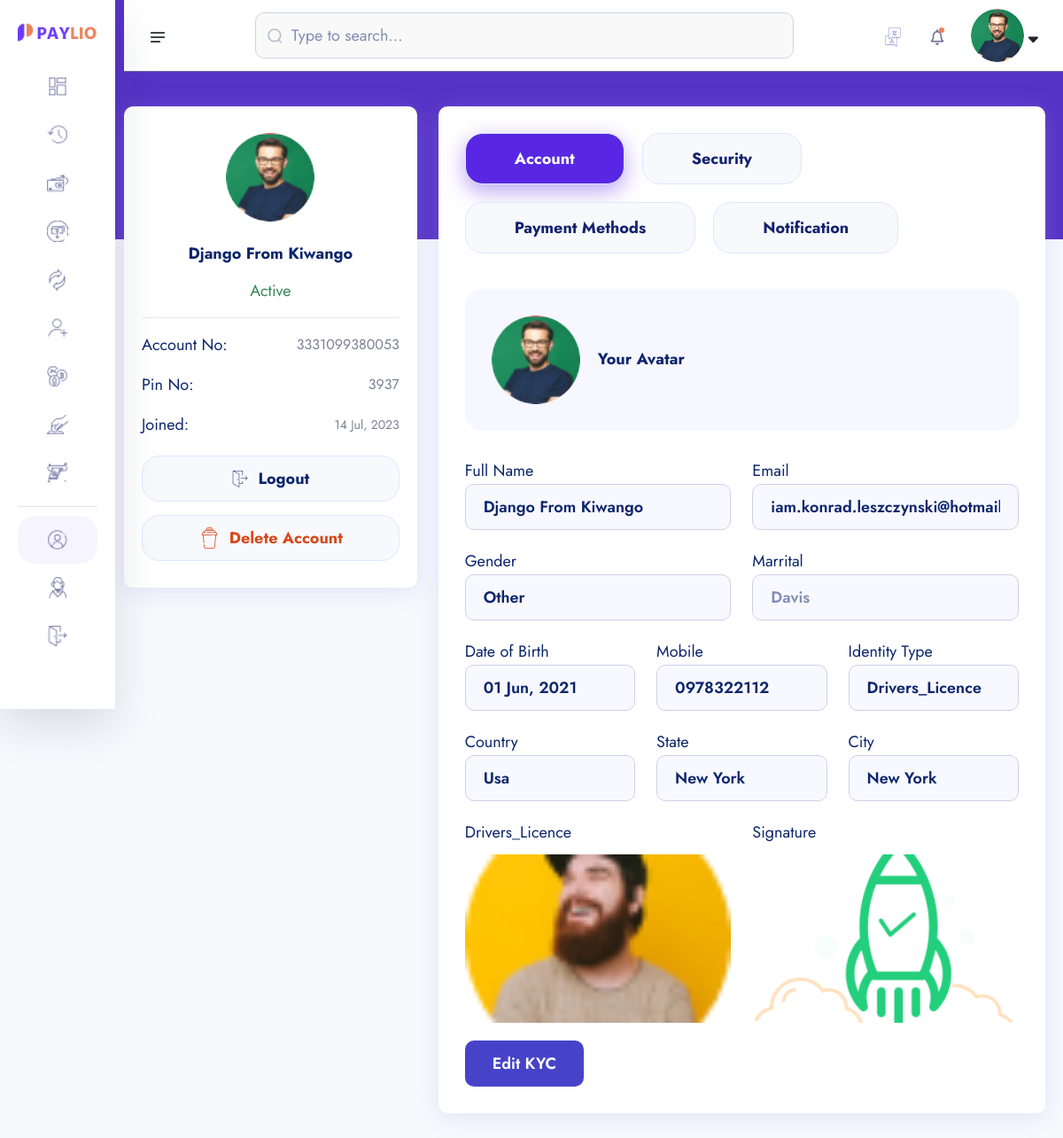
The app's page /account/ (signed in), older data.
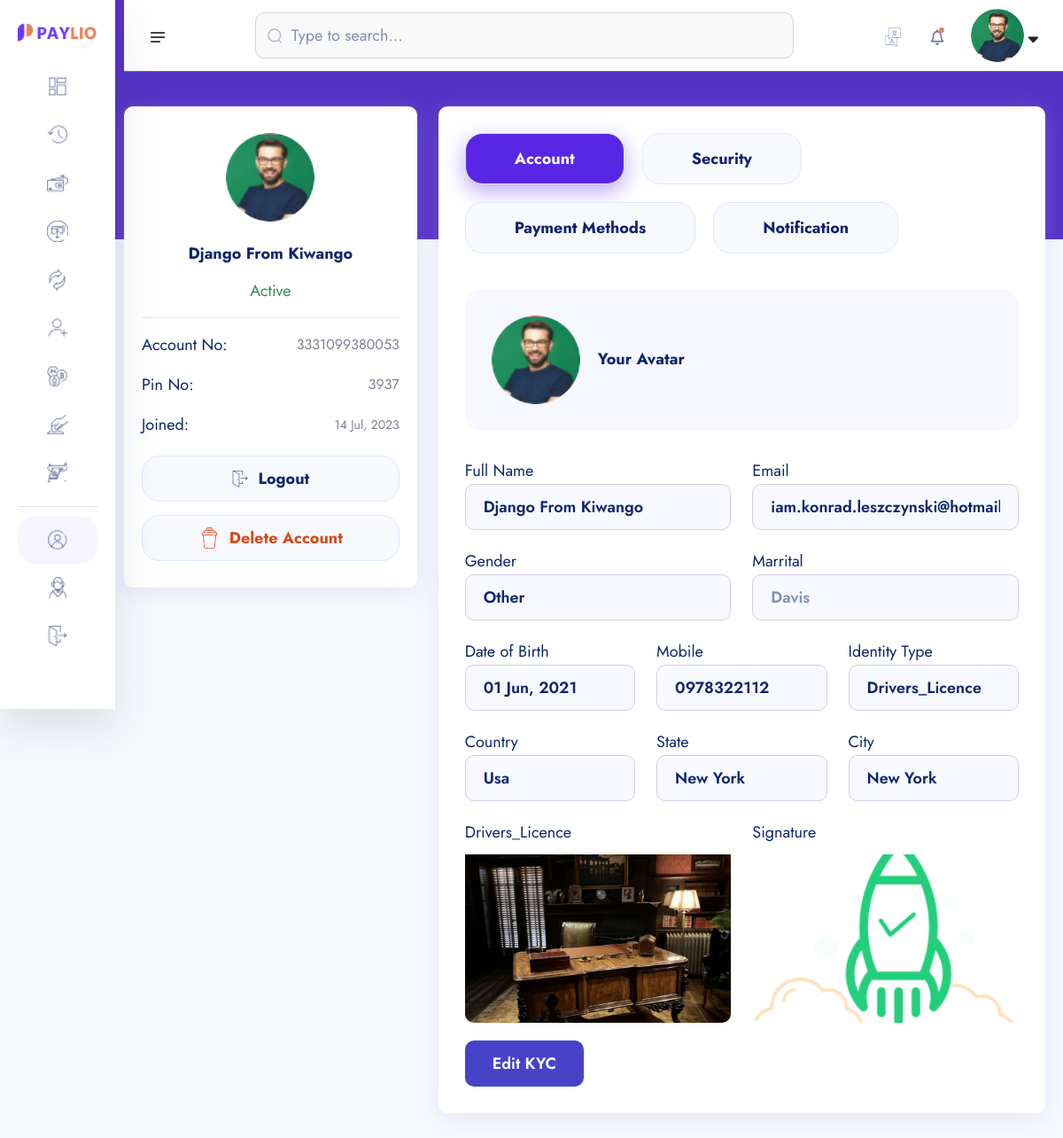
The same page, newer data.
### account/models.py (models this page shows, shortened)
class KYC(models.Model):
    id=models.UUIDField(primary_key=True,unique=True, default=uuid.uuid4,editable=False)
    user=models.OneToOneField(User,on_delete=models.CASCADE)
    account=models.OneToOneField(Account, on_delete=models.CASCADE,null=True,blank=True)
    full_name=models.CharField(max_length=1000)
    image=models.ImageField(upload_to="kyc",default="default.jpg")
    marital_status=models.CharField(choices=MARITAL_STATUS,max_length=50)
    gender=models.CharField(choices=GENDER,max_length=50)
    identity_type=models.CharField(choices=IDENTITY_TYPE,max_length=150)
    identity_image=models.ImageField(upload_to="kyc",null=True,blank=True)
    date_of_birth=models.DateTimeField(auto_now_add=False)
    signature = models.ImageField(upload_to="kyc")
    country=models.CharField(max_length=100)
    state=models.CharField(max_length=100)
    city=models.CharField(max_length=100)
    mobile=models.CharField(max_length=500)
    fax=models.CharField(max_length=500)
    date=models.DateTimeField(auto_now_add=True)
    class Meta:
        ordering = ['-date']

### userauths/models.py (models this page shows, shortened)
class User(AbstractUser):
    username = models.CharField(max_length=100)
    email = models.EmailField(unique=True)
    is_staff = models.BooleanField(default=False)
    is_superuser = models.BooleanField(default=False)
    USERNAME_FIELD = 'email'
    REQUIRED_FIELDS = ['username']

### account/views.py (the view)
# urls.py: path("",views.account, name="account"),
@login_required
def account(request):
    if request.user.is_authenticated:
        try:
            kyc = KYC.objects.get(user=request.user)
        except:
            messages.warning(request, "Please submit your KYC")
            return redirect("account:kyc-reg")
        account=Account.objects.get(user=request.user)
    else:
        messages.warning(request, "You need to log in in order to access the dashboard")
        return redirect("userauths:sign-in")
    context = {
        "kyc":kyc,
        "account":account,
    }
    return render(request, "account/account.html", context)

### templates/account/account.html (shortened to what the changed rows need)
{% extends "partials/dashboard-base.html" %}
{% load static %}
{% block content %}
<section class="dashboard-section body-collapse account">
    <div class="overlay pt-120">
        <div class="container-fruid">
            <div class="main-content">
                <div class="row">
                    <div class="col-xxl-3 col-xl-4 col-md-6">
                        <div class="owner-details">
                            <div class="profile-area">
                                <div class="profile-img">
                                    <img style="width: 100px; height: 100px; border-radius: 50%; object-fit: cover;" src="{{ kyc.image.url }}" alt="image">
                                </div>
                                <div class="name-area">
                                    <h6>{{kyc.full_name|title}}</h6>
                                    {% if account.account_status == "active" %}
                                        <p class="active-status">{{account.account_status|title}}</p>
                                    {% endif %}
                                </div>
                            </div>
                        </div>
                    </div>
                    <div class="col-xxl-9 col-xl-8">
                        <div class="tab-main">
                            <div class="tab-content mt-40">
                                <div class="tab-pane fade show active" id="account" role="tabpanel"
                                    aria-labelledby="account-tab">
                                    <div class="upload-avatar">
                                        <div class="avatar-left d-flex align-items-center">
                                            <div class="profile-img">
                                                <img style="width: 100px; height: 100px; border-radius: 50%; object-fit: cover;" src="{{ kyc.image.url }}" alt="image">
                                            </div>
                                        </div>
                                    </div>
                                    <form action="#">
                                        <div class="row justify-content-center">
                                            <div class="col-md-6">
                                                <div class="single-input">
                                                    <label for="fName">Full Name</label>
                                                    <input type="text" id="fName" readonly placeholder="Alfred" value="{{kyc.full_name|title}}">
                                                </div>
                                            </div>
                                            <div class="col-md-6">
                                                <div class="single-input">
                                                    <label for="lName">Email</label>
                                                    <input type="text" id="lName" placeholder="Davis" value="{{ kyc.user.email }}">
                                                </div>
                                            </div>
                                            <div class="col-md-6">
                                                <div class="single-input">
                                                    <label for="lName">Gender</label>
                                                    <input type="text" id="lName" placeholder="Davis" value="{{ kyc.gender|title }}">
                                                </div>
                                            </div>
                                            <div class="col-md-4">
                                                <div class="single-input">
                                                    <label for="lName">Date of Birth</label>
                                                    <input type="text" id="lName" placeholder="Davis" value="{{ kyc.date_of_birth|date:'d M, Y' }}">
                                                </div>
                                            </div>
                                            <div class="col-md-4">
                                                <div class="single-input">
                                                    <label for="lName">Mobile</label>
                                                    <input type="text" id="lName" placeholder="Davis" value="{{ kyc.mobile }}">
                                                </div>
                                            </div>
                                            <div class="col-md-4">
                                                <div class="single-input">
                                                    <label for="lName">Identity Type</label>
                                                    <input type="text" id="lName" placeholder="Davis" value="{{ kyc.identity_type|title }}">
                                                </div>
                                            </div>
                                            <div class="col-md-4">
                                                <div class="single-input">
                                                    <label for="lName">Country</label>
                                                    <input type="text" id="lName" placeholder="Davis" value="{{ kyc.country|title }}">
                                                </div>
                                            </div>
                                            <div class="col-md-4">
                                                <div class="single-input">
                                                    <label for="lName">State</label>
                                                    <input type="text" id="lName" placeholder="Davis" value="{{ kyc.state|title }}">
                                                </div>
                                            </div>
                                            <div class="col-md-4">
                                                <div class="single-input">
                                                    <label for="lName">City</label>
                                                    <input type="text" id="lName" placeholder="Davis" value="{{ kyc.city|title }}">
                                                </div>
                                            </div>
                                            <div class="col-md-6 ">
                                                <div class="single-input">
                                                    <label for="fName">{{ kyc.identity_type|title }}</label>
                                                    {% if kyc.identity_image %}
                                                    <img src="{{ kyc.identity_image.url }}" style="width: 100%; height: 200px; border-radius: 10px; object-fit: cover; padding-top: 10px;" alt="">
                                                    {% endif %}
                                                </div>
                                            </div>
                                            <div class="col-md-6">
                                                <div class="single-input">
                                                    <label for="fName">Signature</label>
                                                    {% if kyc.signature %}
                                                        <img src="{{ kyc.signature.url }}" style="width: 100%; height: 200px; border-radius: 10px; object-fit: cover; padding-top: 10px;" alt="">
                                                    {% endif %}
                                                </div>
                                            </div>
                                        </div>
                                    </form>
                                </div>
                            </div>
                        </div>
                    </div>
                </div>
            </div>
        </div>
    </div>
</section>
    {% endblock content %}

Row changes from the older to the newer data that the page shows:
changed KYC "Django From Kiwango": identity_image: a different picture
